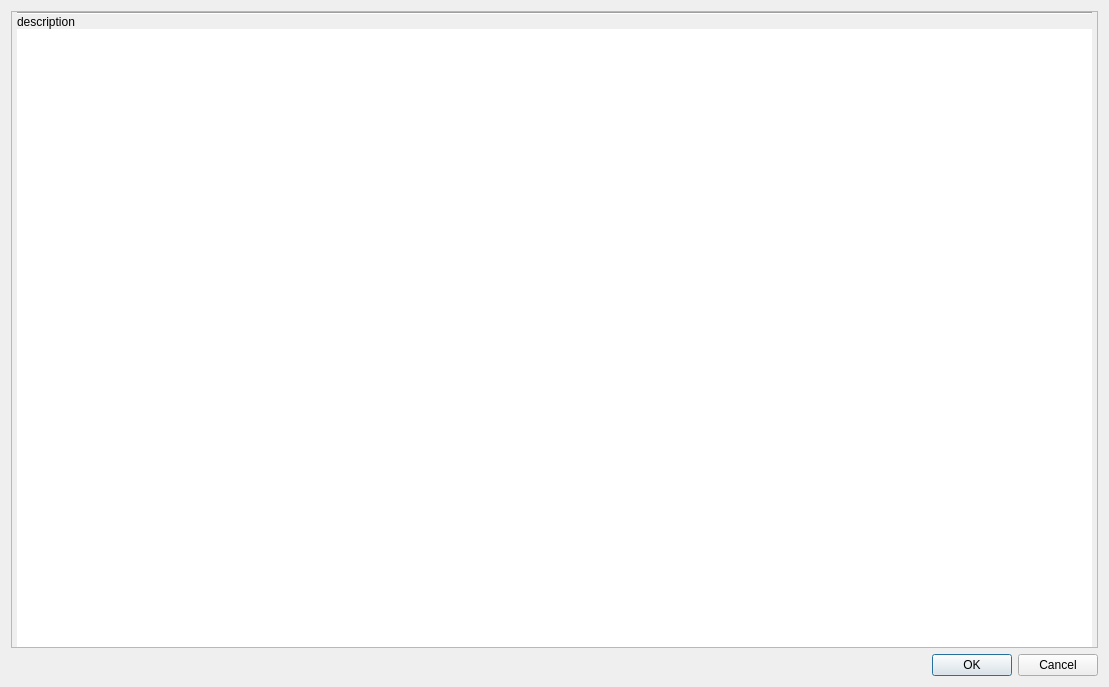
<?xml version="1.0" encoding="UTF-8"?>
<ui version="4.0">
 <class>Form</class>
 <widget class="QWidget" name="Form">
  <property name="windowModality">
   <enum>Qt::WindowModal</enum>
  </property>
  <property name="geometry">
   <rect>
    <x>0</x>
    <y>0</y>
    <width>1109</width>
    <height>687</height>
   </rect>
  </property>
  <property name="minimumSize">
   <size>
    <width>750</width>
    <height>550</height>
   </size>
  </property>
  <property name="windowTitle">
   <string>Settings</string>
  </property>
  <layout class="QGridLayout" name="gridLayout">
   <item row="1" column="0">
    <widget class="QDialogButtonBox" name="buttonBox">
     <property name="standardButtons">
      <set>QDialogButtonBox::Cancel|QDialogButtonBox::Ok</set>
     </property>
    </widget>
   </item>
   <item row="0" column="0">
    <layout class="QVBoxLayout" name="verticalLayout">
     <item>
      <widget class="QScrollArea" name="scrollArea">
       <property name="frameShape">
        <enum>QFrame::StyledPanel</enum>
       </property>
       <property name="frameShadow">
        <enum>QFrame::Plain</enum>
       </property>
       <property name="lineWidth">
        <number>0</number>
       </property>
       <property name="widgetResizable">
        <bool>true</bool>
       </property>
       <widget class="QWidget" name="scrollAreaWidgetContents_3">
        <property name="geometry">
         <rect>
          <x>0</x>
          <y>0</y>
          <width>1087</width>
          <height>636</height>
         </rect>
        </property>
        <layout class="QHBoxLayout" name="horizontalLayout_2">
         <property name="spacing">
          <number>0</number>
         </property>
         <property name="leftMargin">
          <number>5</number>
         </property>
         <property name="topMargin">
          <number>0</number>
         </property>
         <property name="rightMargin">
          <number>5</number>
         </property>
         <property name="bottomMargin">
          <number>0</number>
         </property>
         <item>
          <layout class="QVBoxLayout" name="verticalLayout_2">
           <item>
            <widget class="ExpanderWidget" name="expanderwidget_2">
             <property name="expanderTitle">
              <string>Settings</string>
             </property>
             <property name="isExpanded" stdset="0">
              <bool>true</bool>
             </property>
             <widget class="QWidget" name="page_3">
              <layout class="QHBoxLayout" name="horizontalLayout_3">
               <item>
                <layout class="QVBoxLayout" name="verticalLayout_3">
                 <property name="spacing">
                  <number>6</number>
                 </property>
                 <item>
                  <widget class="QScrollArea" name="scrollArea_2">
                   <property name="frameShape">
                    <enum>QFrame::NoFrame</enum>
                   </property>
                   <property name="widgetResizable">
                    <bool>true</bool>
                   </property>
                   <widget class="QWidget" name="scrollAreaWidgetContents_4">
                    <property name="geometry">
                     <rect>
                      <x>0</x>
                      <y>0</y>
                      <width>1020</width>
                      <height>260</height>
                     </rect>
                    </property>
                    <layout class="QHBoxLayout" name="horizontalLayout_4">
                     <property name="spacing">
                      <number>0</number>
                     </property>
                     <property name="leftMargin">
                      <number>0</number>
                     </property>
                     <property name="topMargin">
                      <number>0</number>
                     </property>
                     <property name="rightMargin">
                      <number>0</number>
                     </property>
                     <property name="bottomMargin">
                      <number>0</number>
                     </property>
                     <item>
                      <layout class="QGridLayout" name="gridLayout_4">
                       <property name="verticalSpacing">
                        <number>6</number>
                       </property>
                       <item row="2" column="2">
                        <spacer name="horizontalSpacer_7">
                         <property name="orientation">
                          <enum>Qt::Horizontal</enum>
                         </property>
                         <property name="sizeHint" stdset="0">
                          <size>
                           <width>40</width>
                           <height>20</height>
                          </size>
                         </property>
                        </spacer>
                       </item>
                       <item row="7" column="0">
                        <widget class="QLabel" name="label_12">
                         <property name="text">
                          <string>xxxx</string>
                         </property>
                        </widget>
                       </item>
                       <item row="4" column="1">
                        <widget class="QLabel" name="label_13">
                         <property name="styleSheet">
                          <string notr="true">font-weight: bold</string>
                         </property>
                         <property name="text">
                          <string>xxxxx</string>
                         </property>
                         <property name="wordWrap">
                          <bool>false</bool>
                         </property>
                        </widget>
                       </item>
                       <item row="7" column="1">
                        <widget class="QLineEdit" name="lineEdit_5">
                         <property name="maximumSize">
                          <size>
                           <width>120</width>
                           <height>16777215</height>
                          </size>
                         </property>
                         <property name="text">
                          <string>30</string>
                         </property>
                        </widget>
                       </item>
                       <item row="1" column="2">
                        <spacer name="horizontalSpacer_5">
                         <property name="orientation">
                          <enum>Qt::Horizontal</enum>
                         </property>
                         <property name="sizeHint" stdset="0">
                          <size>
                           <width>40</width>
                           <height>20</height>
                          </size>
                         </property>
                        </spacer>
                       </item>
                       <item row="0" column="0">
                        <widget class="QLabel" name="label_10">
                         <property name="text">
                          <string>abcd</string>
                         </property>
                        </widget>
                       </item>
                       <item row="9" column="0" colspan="2">
                        <widget class="Line" name="line_5">
                         <property name="orientation">
                          <enum>Qt::Horizontal</enum>
                         </property>
                        </widget>
                       </item>
                       <item row="1" column="0">
                        <widget class="QLabel" name="label_11">
                         <property name="text">
                          <string>efgh</string>
                         </property>
                        </widget>
                       </item>
                       <item row="0" column="2">
                        <spacer name="horizontalSpacer_6">
                         <property name="orientation">
                          <enum>Qt::Horizontal</enum>
                         </property>
                         <property name="sizeHint" stdset="0">
                          <size>
                           <width>40</width>
                           <height>20</height>
                          </size>
                         </property>
                        </spacer>
                       </item>
                       <item row="5" column="1">
                        <widget class="QLineEdit" name="lineEdit_6">
                         <property name="maximumSize">
                          <size>
                           <width>120</width>
                           <height>16777215</height>
                          </size>
                         </property>
                        </widget>
                       </item>
                       <item row="10" column="1">
                        <widget class="QPushButton" name="pushButton_2">
                         <property name="maximumSize">
                          <size>
                           <width>150</width>
                           <height>16777215</height>
                          </size>
                         </property>
                         <property name="text">
                          <string>Nastav default nastavenia</string>
                         </property>
                        </widget>
                       </item>
                       <item row="3" column="0">
                        <widget class="QLabel" name="label_9">
                         <property name="text">
                          <string>xxx</string>
                         </property>
                        </widget>
                       </item>
                       <item row="2" column="0" colspan="2">
                        <widget class="Line" name="line_7">
                         <property name="orientation">
                          <enum>Qt::Horizontal</enum>
                         </property>
                        </widget>
                       </item>
                       <item row="8" column="1">
                        <widget class="QSlider" name="horizontalSlider_2">
                         <property name="maximumSize">
                          <size>
                           <width>200</width>
                           <height>16777215</height>
                          </size>
                         </property>
                         <property name="mouseTracking">
                          <bool>false</bool>
                         </property>
                         <property name="value">
                          <number>30</number>
                         </property>
                         <property name="orientation">
                          <enum>Qt::Horizontal</enum>
                         </property>
                         <property name="invertedControls">
                          <bool>false</bool>
                         </property>
                         <property name="tickPosition">
                          <enum>QSlider::TicksBelow</enum>
                         </property>
                        </widget>
                       </item>
                       <item row="6" column="0" colspan="2">
                        <widget class="Line" name="line_6">
                         <property name="orientation">
                          <enum>Qt::Horizontal</enum>
                         </property>
                        </widget>
                       </item>
                       <item row="5" column="0">
                        <widget class="QLabel" name="label_15">
                         <property name="text">
                          <string>xxxx</string>
                         </property>
                        </widget>
                       </item>
                       <item row="8" column="0">
                        <widget class="QLabel" name="label_14">
                         <property name="text">
                          <string>xxxxxxxxxxxxxxxxxxxxxxxxxxxxxxxx</string>
                         </property>
                        </widget>
                       </item>
                       <item row="9" column="2">
                        <spacer name="horizontalSpacer_8">
                         <property name="orientation">
                          <enum>Qt::Horizontal</enum>
                         </property>
                         <property name="sizeHint" stdset="0">
                          <size>
                           <width>40</width>
                           <height>20</height>
                          </size>
                         </property>
                        </spacer>
                       </item>
                       <item row="1" column="1">
                        <widget class="QLineEdit" name="lineEdit_4">
                         <property name="maximumSize">
                          <size>
                           <width>120</width>
                           <height>16777215</height>
                          </size>
                         </property>
                         <property name="text">
                          <string>60</string>
                         </property>
                        </widget>
                       </item>
                       <item row="0" column="1">
                        <widget class="QCheckBox" name="checkBox">
                         <property name="text">
                          <string/>
                         </property>
                        </widget>
                       </item>
                       <item row="3" column="1">
                        <widget class="QCheckBox" name="checkBox_2">
                         <property name="text">
                          <string/>
                         </property>
                        </widget>
                       </item>
                      </layout>
                     </item>
                    </layout>
                   </widget>
                  </widget>
                 </item>
                </layout>
               </item>
              </layout>
             </widget>
            </widget>
           </item>
           <item>
            <widget class="Line" name="line">
             <property name="orientation">
              <enum>Qt::Horizontal</enum>
             </property>
            </widget>
           </item>
           <item>
            <widget class="QLabel" name="label">
             <property name="text">
              <string>description</string>
             </property>
            </widget>
           </item>
           <item>
            <widget class="QListView" name="listView">
             <property name="frameShape">
              <enum>QFrame::NoFrame</enum>
             </property>
             <property name="frameShadow">
              <enum>QFrame::Plain</enum>
             </property>
            </widget>
           </item>
          </layout>
         </item>
        </layout>
       </widget>
      </widget>
     </item>
    </layout>
   </item>
  </layout>
 </widget>
 <customwidgets>
  <customwidget>
   <class>ExpanderWidget</class>
   <extends>QWidget</extends>
   <header>expanderwidget.h</header>
   <addpagemethod>addPage</addpagemethod>
   <container>1</container>
  </customwidget>
 </customwidgets>
 <resources/>
 <connections/>
</ui>
